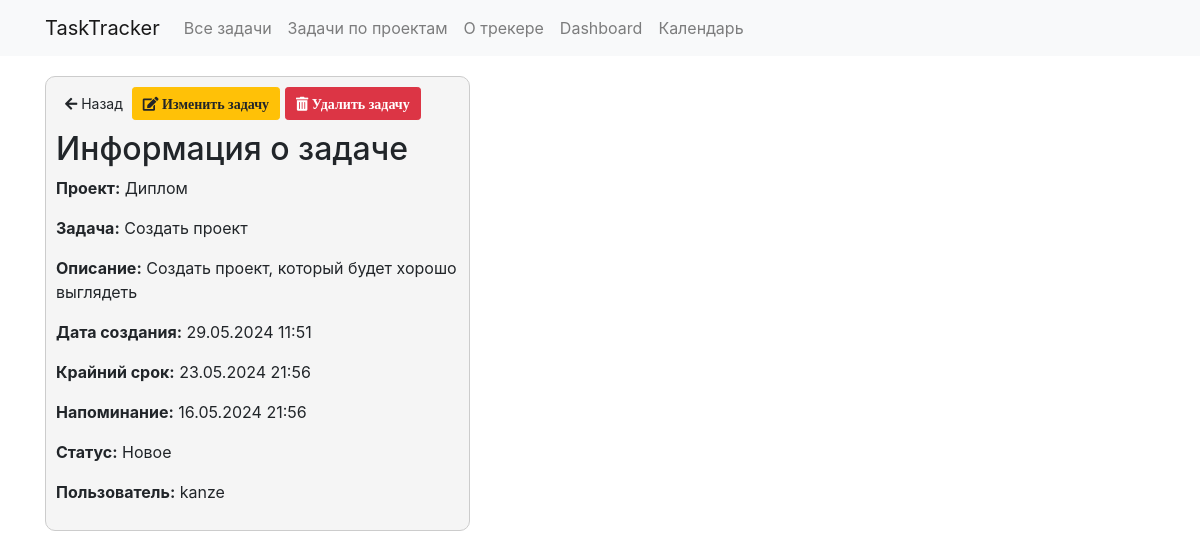
Screenshot of /task_info/50/?prev_page=/home with the database file from the repository.
### tasktrackerapp/models.py (models this page shows, shortened)
class Task(models.Model):
    project = models.ForeignKey(Project, on_delete=models.CASCADE)
    title = models.CharField(max_length=200)
    description = models.TextField(blank=True, null=True)
    created_date= models.DateTimeField(blank=True, null=True)
    deadline = models.DateTimeField(blank=True, null=True)
    reminder = models.DateTimeField(blank=True, null=True)
    status = models.ForeignKey(TaskStatus, null=True, blank=True, on_delete=models.CASCADE)
    task_user = models.ForeignKey(User, on_delete=models.CASCADE)

class Project(models.Model):
    name = models.CharField(max_length=100)
    description = models.TextField(blank=True)
    def __str__(self):
        return self.name

class TaskStatus(models.Model):
    name = models.CharField(max_length=50)
    def __str__(self):
        return self.name

### tasktrackerapp/views.py (the view, shortened to what this page needs)
# urls.py: path('task_info/<int:task_id>/', views.task_info, name='task_info_page'),  #страница с информацией о конкретной задаче
def task_info(request, task_id, prev_page=None):
    task = Task.objects.get(id=task_id)
    prev_page = request.GET.get('prev_page')
    context = {'task': task,
               'task_id': task_id,
               'prev_page': prev_page}
    return render(request, 'task_info.html', context)

### tasktrackerapp/templates/task_info.html (shortened to what this page needs)
{% extends 'head.html' %}
{% block content %}
<form method="post" action=".">
    <div class="task-info-container">
        <div class="button-container">
            <a href="{{ prev_page }}" class="btn btn-default btn-sm">
                <i class="fas fa-arrow-left"></i> Назад
            </a>
            <button name="editTask" value="{{ task.id }}" class="btn btn-warning btn-sm">
                <i class="fas fa-edit"> Изменить задачу</i>
            </button>
            <button name="deleteTask" value="{{ task.id }}" class="btn btn-danger btn-sm">
                <i class="fas fa-trash-alt"> Удалить задачу</i>
            </button>
        </div>
        <h2>Информация о задаче</h2>
        <p><strong>Проект:</strong> {{ task.project }}</p>
        <p><strong>Задача:</strong> {{ task.title }}</p>
        <p><strong>Описание:</strong> {{ task.description }}</p>
        <p><strong>Дата создания:</strong> {{ task.created_date|date:"d.m.Y H:i" }}</p>
        <p><strong>Крайний срок:</strong> {{ task.deadline|date:"d.m.Y H:i" }}</p>
        <p><strong>Напоминание:</strong> {{ task.reminder|date:"d.m.Y H:i" }}</p>
        <p><strong>Статус:</strong> {{ task.status }}</p>
        <p><strong>Пользователь:</strong> {{ task.task_user }}</p>
    </div>
</form>
{% endblock content %}

### tasktrackerapp/static/css/styles.css (style rules this page uses)
.task-info-container { border: 1px solid #ccc; border-radius: 10px; background-color: #f2f2f2bb; padding: 10px; margin-top: 20px; max-width: 425px; }
.button-container, .button-container-top { display: flex; align-items: center; margin-bottom: 10px; }
.button-container button { padding: 5px 10px; font-size: 14px; margin-right: 5px; }

### rows the page displays
Task: project "Диплом", title "Создать проект", description "Создать проект, который будет хорошо выглядеть", created_date "29.05.2024 11:51", deadline "23.05.2024 21:56", reminder "16.05.2024 21:56", status "Новое", task_user "kanze"
